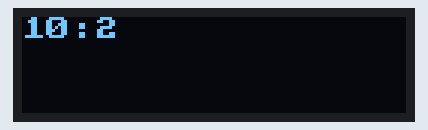
Bench run of a sketch on a simulated Arduino Uno, built with avr-gcc and run on an emulated ATmega328P. Parts: 128×32 one-colour display. The local clock reads 2024-03-15 10:24:30 at power-on unless the sketch sets it.

Above: at 0.5 s.
At 4.45 s:
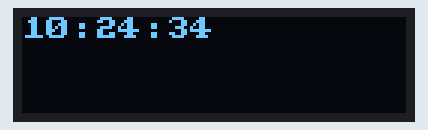
At 9.92 s:
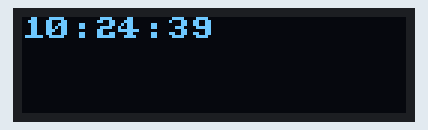
At 19.95 s:
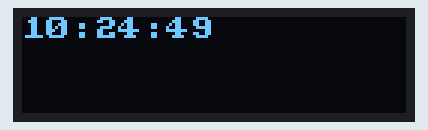
At 29.97 s:
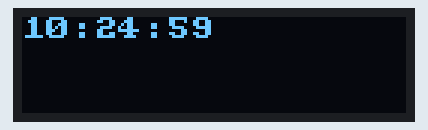
At 39.43 s:
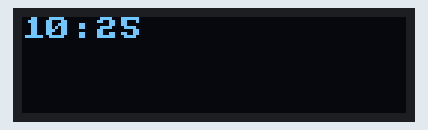

The sketch:

Clock.ino
```cpp
void setup(){
  initDisplay();
  timeSetup();
  Serial.begin(9600);
}
void loop(){
  //Serial.print(2);
  //receiveMessage();
  timeLoop();
}
```

Alarm.ino
```cpp
#include <Wire.h>
#include <LiquidCrystal_I2C.h>

// Set the LCD address to 0x27 for a 16 chars and 2 line display
#include <DS1302.h>
int Hour;
int Min;
int pset = 8; // pushbutton for setting alarm
int phour = 9; // pushbutton for hour
int pmin = 10; // pushbutton for minutes
int pexit = 11; // pushbutton for exit of set alarm
int buzzer = 6;
int h;
int m;
int buttonforset = 0; // pushbutton state for setting alarm
int buttonforhour = 0; // pushbutton state for hour
int buttonformin = 0;// pushbutton state for minutes
int buttonforexit = 0; // pushbutton state for exit of set alarm
int activate=0;
 Time t;

// Init the DS1302
DS1302 rtc(2, 3, 4);

void timeSetup()
{
 pinMode(pset, INPUT);
 pinMode(phour, INPUT);
 pinMode(pmin, INPUT);
 pinMode(pexit, INPUT);
 // Set the clock to run-mode, and disable the write protection
 rtc.halt(false);
 rtc.writeProtect(false);

 // Setup LCD to 16x2 characters

// The following lines can be commented out to use the values already stored in the DS1302
 //rtc.setDOW(SATURDAY); // Set Day-of-Week to FRIDAY
 //rtc.setTime(10, 0, 0); // Set the time to 12:00:00 (24hr format)
 //rtc.setDate(11, 11, 2017); // Set the date to August 6th, 2010
}

void timeLoop()
{
  showMessage(rtc.getTimeStr(),0,true);
  t=rtc.getTime();
}
```

OLED.ino
```cpp
// ==== Message VARs ====== //
char in_text[64];                // Character buffer
int in_text_index = 0;

// ==== Message CODE ====== //
// OLED library includes
#include "U8x8lib.h"
#include <Wire.h>

// OLED setup
#define OLED_RESET 4 // this value resets the OLED
U8X8_SSD1306_128X32_UNIVISION_HW_I2C u8x8(OLED_RESET);

void initDisplay() {
  u8x8.begin();
  u8x8.setPowerSave(0);
  u8x8.setFont(u8x8_font_amstrad_cpc_extended_r);
  u8x8.setCursor(0, 0);
}
// ----------------------------------------------------------------
// A function to write a message on the display
// "row" specifies which row to print on... 1, 2, 3, etc.
// "clearDisplay" specifies if everything should be wiped or not
// ----------------------------------------------------------------
void showMessage(const char * message, int row, bool cleardisplay) {
  if(cleardisplay){
    u8x8.clearDisplay();
  }
  u8x8.setCursor(0, row);
  u8x8.print(message);
}


void receiveMessage(){
  if (Serial.available() > 0) {
    char incomingChar = Serial.read();// read byte from serial
    Serial.println(incomingChar);
    if (incomingChar=='\n'){
      //show the in_text with show message
      Serial.println(" NOOOO");
      showMessage(in_text, 1, true);
      //reset the in_text index back to 0
      in_text_index=0;
      memset(in_text,0,20); // this will clear the in_text buffer
    }
    else{
      //assign in_text[index] to the incoming char
      in_text[in_text_index]=incomingChar;
      //increment the index
      in_text_index++;
    }
  }
}
```
